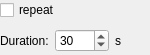
<?xml version="1.0" encoding="UTF-8"?>
<ui version="4.0">
 <class>SensorTimeConfiguration</class>
 <widget class="QWidget" name="SensorTimeConfiguration">
  <property name="geometry">
   <rect>
    <x>0</x>
    <y>0</y>
    <width>150</width>
    <height>55</height>
   </rect>
  </property>
  <property name="sizePolicy">
   <sizepolicy hsizetype="Preferred" vsizetype="Preferred">
    <horstretch>0</horstretch>
    <verstretch>0</verstretch>
   </sizepolicy>
  </property>
  <layout class="QVBoxLayout">
   <property name="margin">
    <number>0</number>
   </property>
   <item>
    <widget class="QCheckBox" name="checkBoxRepeat">
     <property name="text">
      <string>repeat</string>
     </property>
    </widget>
   </item>
   <item>
    <layout class="QHBoxLayout">
     <item>
      <widget class="QLabel" name="label_2">
       <property name="text">
        <string>Duration:</string>
       </property>
      </widget>
     </item>
     <item>
      <widget class="QSpinBox" name="spinBoxDuration">
       <property name="minimum">
        <number>1</number>
       </property>
       <property name="maximum">
        <number>9999</number>
       </property>
       <property name="value">
        <number>30</number>
       </property>
      </widget>
     </item>
     <item>
      <widget class="QLabel" name="label">
       <property name="text">
        <string>s</string>
       </property>
      </widget>
     </item>
    </layout>
   </item>
  </layout>
 </widget>
 <resources/>
 <connections/>
</ui>
